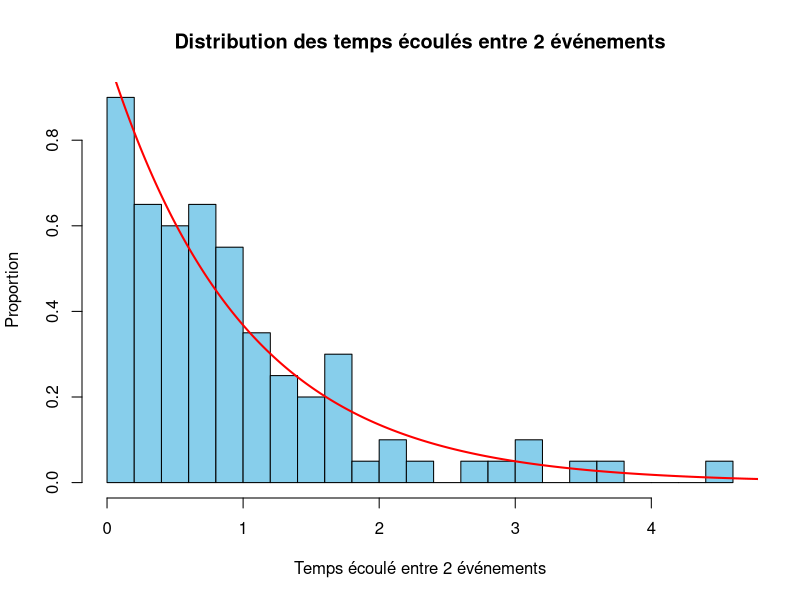
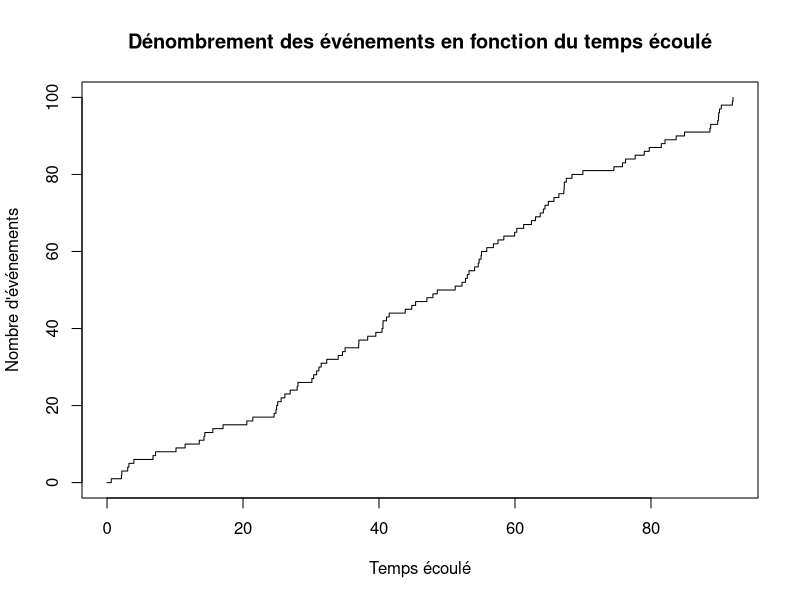

Source code (R) for these figures, in order:
## ---- chunk 1
library(tidyverse)
library(broom)
## ---- chunk 2
set.seed(444444)
randexp<-rexp(100, 1)
hist(randexp, prob=TRUE, breaks = 20, main = "Distribution des temps écoulés entre 2 événements", xlab="Temps écoulé entre 2 événements", ylab="Proportion", col="skyblue")
x<-seq(from=0, to=6, length=1000)
lines(x,dexp(x,1), col = "red", lwd = 2)

## ---- chunk 3

even<-c(0,1:100)
temps<-c(0,cumsum(randexp))
plot(even~temps, type = "s", main = "Dénombrement des événements en fonction du temps écoulé", xlab="Temps écoulé", ylab="Nombre d'événements")

## ---- chunk 4
ppois(60, lambda=50, lower = FALSE)
